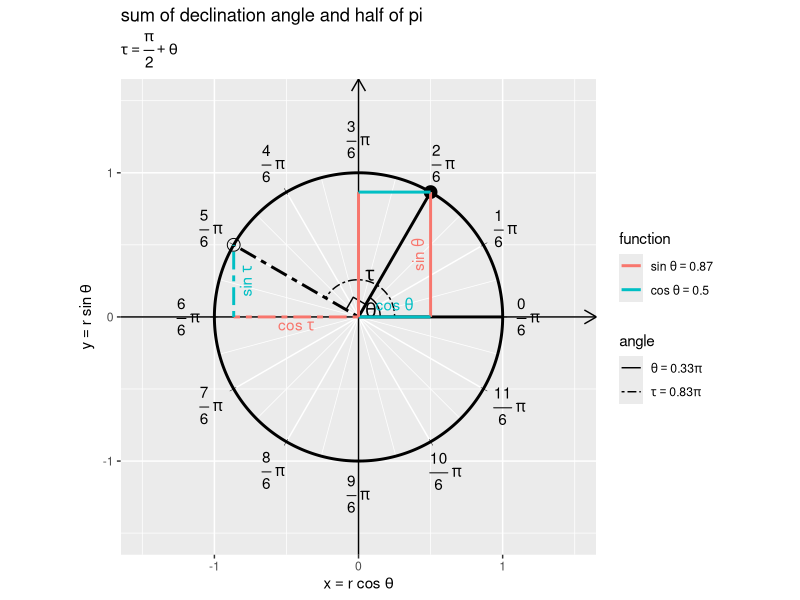

Generate this figure with R: (Note: this script raises an error after producing the figure.)

# π/2 + θの可視化 ------------------------------------------------------------------

# 利用パッケージ
library(tidyverse)
library(gganimate)
library(patchwork)
library(magick)

# パッケージ名の省略用
library(ggplot2)


# 単位円の描画用 -----------------------------------------------------------------

# 円周の座標を作成
circle_df <- tibble::tibble(
  t = seq(from = 0, to = 2*pi, length.out = 361), # 1周期分のラジアン
  r = 1, # 半径
  x = r * cos(t), 
  y = r * sin(t)
)

# 半円(範囲π)における目盛数(分母の値)を指定
tick_num <- 6

# 角度目盛の座標を作成:(補助目盛有り)
d <- 1.1
rad_tick_df <- tibble::tibble(
  # 座標用
  i     = seq(from = 0, to = 2*tick_num-0.5, by = 0.5), # 目盛番号(分子の値)
  t_deg = i/tick_num * 180, # 度数法の角度
  t_rad = i/tick_num * pi,  # 弧度法の角度(ラジアン)
  r     = 1, # 半径
  x     = r * cos(t_rad), 
  y     = r * sin(t_rad), 
  major_flag = i%%1 == 0, # 主・補助フラグ
  grid       = dplyr::if_else(major_flag, true = "major", false = "minor"), # 目盛カテゴリ
  # ラベル用
  deg_label  = dplyr::if_else(
    major_flag, true = paste0(round(t_deg, digits = 1), "*degree"), false = ""
  ), # 角度ラベル
  rad_label  = dplyr::if_else(
    major_flag, true = paste0("frac(", i, ", ", tick_num, ") ~ pi"), false = ""
  ), # ラジアンラベル
  label_x = d * x, 
  label_y = d * y, 
  a = t_deg + 90, 
  h = 1 - (x * 0.5 + 0.5), 
  v = 1 - (y * 0.5 + 0.5), 
  tick_mark = dplyr::if_else(major_flag, true = "|", false = "") # 目盛指示線用
)


# 単位円と角度の関係 ------------------------------------------------------------

# 点用のラジアンを指定
theta <- 2/6 * pi

# 円周率の半分との和を計算
tau <- 0.5*pi + theta


# 円周上の点の座標を作成
point_df <- tibble::tibble(
  t = c(theta, tau), 
  x = cos(t), 
  y = sin(t), 
  type = c("main", "target") # 角度カテゴリ
)

# 半径線の終点の座標を作成
radius_df <- dplyr::bind_rows(
  # 始線
  tibble::tibble(
    x = 1, 
    y = 0, 
    type = "main"
  ), 
  # 動径
  point_df |> 
    dplyr::select(x, y, type)
)


# 角マークの座標を作成
ds <- 0.005
angle_mark_df <- tibble::tibble(
  t    = c(theta, tau), 
  type = c("main", "target"), # 角度カテゴリ
  d    = c(0.15, 0.25) # マークサイズを指定
) |> 
  dplyr::reframe(
    u = seq(from = 0, to = t, length.out = 600), .by = dplyr::everything()
  ) |> # 円弧用のラジアンを作成
  dplyr::mutate(
    x = (d + ds*u) * cos(u), 
    y = (d + ds*u) * sin(u)
  )

# 角ラベルの座標を作成
angle_label_df <- tibble::tibble(
  d = c(0.1, 0.3), # ラベル位置を指定
  u = 0.5 * c(theta, tau), 
  x = d * cos(u), 
  y = d * sin(u), 
  angle_label = c("theta", "tau")
)

# 直角マークの座標を作成
d <- 0.1
rightangle_mark_df <- tibble::tibble(
  u = c(theta, 0.25*pi+theta, tau), 
  x = c(d, sqrt(2)*d, d) * cos(u), 
  y = c(d, sqrt(2)*d, d) * sin(u)
)


# 関数の描画順を指定
fnc_level_vec <- c("sin", "cos")

# 関数線分の座標を作成
fnc_seg_df <- tibble::tibble(
  fnc = c(
    "sin", "cos", "sin", "cos", 
    "sin", "cos"
  ) |> 
    factor(levels = fnc_level_vec), # 関数カテゴリ
  type = c(
    "main", "main", "main", "main", 
    "target", "target"
  ), # 角度カテゴリ
  x_from = c(
    cos(theta), 0, 0, 0, 
    0, cos(tau)
  ), 
  y_from = c(
    0, 0, 0, sin(theta), 
    0, 0
  ), 
  x_to = c(
    cos(theta), cos(theta), 0, cos(theta), 
    cos(tau), cos(tau)
  ), 
  y_to = c(
    sin(theta), 0, sin(theta), sin(theta), 
    0, sin(tau)
  )
)

# 関数ラベルの座標を作成
fnc_label_df <- tibble::tibble(
  fnc = c(
    "sin", "cos", 
    "sin", "cos"
  ), 
  x = c(
    cos(theta), 0.5*cos(theta), 
    0.5*cos(tau), cos(tau)
  ), 
  y = c(
    0.5*sin(theta), 0, 
    0, 0.5*sin(tau)
  ), 
  fnc_label = c(
    "sin~theta", "cos~theta", 
    "cos~tau", "sin~tau"
  ), 
  a = c(
    90, 0, 
    0, 90
  ), 
  h = 0.5, 
  v = c(
    -0.5, -0.5, 
    1.5, 1.5
  )
)

# グラフサイズを設定
axis_size <- 1.5

# ラベル用の文字列を作成
def_label <- "tau == frac(pi, 2) + theta"
angle_label_vec <- paste(
  c("theta", "-theta", "tau"), 
  c(theta/pi, -theta/pi, tau/pi) |> 
    round(digits = 2), 
  sep = " == "
) |> 
  paste("* pi")
fnc_label_vec <- paste(
  c("sin~theta", "cos~theta"), 
  c(sin(theta), cos(theta)) |> 
    round(digits = 2), 
  sep = " == "
)

# 単位円における偏角と関数線分を作図
ggplot() + 
  geom_segment(data = rad_tick_df, 
               mapping = aes(x = 0, y = 0, xend = x, yend = y, linewidth = grid), 
               color = "white", show.legend = FALSE) + # θ軸目盛線
  geom_text(data = rad_tick_df, 
            mapping = aes(x = x, y = y, angle = a, label = tick_mark), 
            size = 2) + # θ軸目盛指示線
  geom_text(data = rad_tick_df, 
            mapping = aes(x = label_x, y = label_y, label = rad_label, hjust = h, vjust = v), 
            parse = TRUE) + # θ軸目盛ラベル
  geom_segment(mapping = aes(x = c(-Inf, 0), y = c(0, -Inf), 
                             xend = c(Inf, 0), yend = c(0, Inf)), 
               arrow = arrow(length = unit(10, units = "pt"), ends = "last")) + # x・y軸線
  geom_path(data = circle_df, 
            mapping = aes(x = x, y = y), 
            linewidth = 1) + # 円周
  geom_segment(data = radius_df, 
               mapping = aes(x = 0, y = 0, xend = x, yend = y, linetype = type), 
               linewidth = 1, show.legend = FALSE) + # 半径線
  geom_path(data = rightangle_mark_df, 
            mapping = aes(x = x, y = y)) + # 直角マーク
  geom_path(data = angle_mark_df, 
            mapping = aes(x = x, y = y, linetype = type), 
            show.legend = FALSE) + # 角マーク
  geom_text(data = angle_label_df, 
            mapping = aes(x = x, y = y, label = angle_label), 
            size = 5, parse = TRUE) + # 角ラベル
  geom_point(data = point_df, 
             mapping = aes(x = x, y = y, shape = type), 
             size = 4, show.legend = FALSE) + # 円周上の点
  geom_segment(data = fnc_seg_df, 
               mapping = aes(x = x_from, y = y_from, xend = x_to, yend = y_to, 
                             color = fnc, linetype = type), 
               linewidth = 1) + # 関数線分
  geom_text(data = fnc_label_df, 
            mapping = aes(x = x, y = y, label = fnc_label, color = fnc, 
                          hjust = h, vjust = v, angle = a), 
            parse = TRUE, show.legend = FALSE) + # 関数ラベル
  scale_color_hue(labels = parse(text = fnc_label_vec), name = "function") + # 凡例表示用
  scale_shape_manual(breaks = c("main", "sub", "target"), 
                     values = c("circle", "circle open", "circle open")) + # 補助点用
  scale_linetype_manual(breaks = c("main", "sub", "target"), 
                        values = c("solid", "dashed", "twodash"), 
                        labels = parse(text = angle_label_vec), 
                        name = "angle") + # 補助線用, 凡例表示用
  scale_linewidth_manual(breaks = c("major", "minor"), 
                         values = c(0.5, 0.25)) + # 主・補助目盛線用
  guides(linetype = guide_legend(override.aes = list(linewidth = 0.5))) + 
  theme(legend.text.align = 0) + 
  coord_fixed(ratio = 1, 
              xlim = c(-axis_size, axis_size), 
              ylim = c(-axis_size, axis_size)) + 
  labs(title = "sum of declination angle and half of pi", 
       subtitle = parse(text = def_label), 
       x = expression(x == r ~ cos~theta), 
       y = expression(y == r ~ sin~theta))


# 単位円と角度の関係 ------------------------------------------------------------

# フレーム数を指定
frame_num <- 300

# 点用のラジアンの範囲を指定
theta_vals <- seq(from = -2*pi, to = 2*pi, length.out = frame_num+1)[1:frame_num]

# 円周率の半分との和を計算
tau_vals <- 0.5*pi + theta_vals


# 円周上の点の座標を作成
anim_point_df <- tidyr::expand_grid(
  type    = c("main", "target"), # 角度カテゴリ
  frame_i = 1:frame_num # フレーム番号
) |> # フレームごとに複製
  dplyr::bind_cols(
    t = c(theta_vals, tau_vals)
  ) |> 
  dplyr::mutate(
    x = cos(t), 
    y = sin(t)
  )

# 半径線の終点の座標を作成
anim_radius_df <- dplyr::bind_rows(
  # 始線
  tibble::tibble(
    frame_i = 1:frame_num, 
    x = 1, 
    y = 0, 
    type = "main"
  ), 
  # 動径
  anim_point_df |> 
    dplyr::select(frame_i, x, y, type)
)


# 角マークの座標を作成
ds <- 0.005
anim_angle_mark_df <- tidyr::expand_grid(
  tibble::tibble(
    type = c("main", "target"), 
    d    = c(0.15, 0.25) # マークサイズを指定
  ), 
  frame_i = 1:frame_num
) |> # フレームごとに複製
  dplyr::bind_cols(
    t = c(theta_vals, tau_vals)
  ) |> 
  dplyr::reframe(
    u = seq(from = 0, to = t, length.out = 600), .by = dplyr::everything()
  ) |> # フレームごとにラジアンを作成
  dplyr::mutate(
    x = (d + ds*u) * cos(u), 
    y = (d + ds*u) * sin(u)
  )

# 角ラベルの座標を作成
anim_angle_label_df <- tidyr::expand_grid(
  tibble::tibble(
    angle_label = c("theta", "tau"), 
    d           = c(0.1, 0.3) # ラベル位置を指定
  ), 
  frame_i = 1:frame_num
) |> # フレームごとに複製
  dplyr::bind_cols(
    u = 0.5 * c(theta_vals, tau_vals)
  ) |> 
  dplyr::mutate(
    x = d * cos(u), 
    y = d * sin(u)
  )

# 直角マークの座標を作成
d <- 0.1
anim_rightangle_mark_df <- tidyr::expand_grid(
  d       = c(d, sqrt(2)*d, d), 
  frame_i = 1:frame_num
) |> # フレームごとに複製
  dplyr::bind_cols(
    u = c(theta_vals, 0.25*pi+theta_vals, tau_vals)
  ) |> 
  dplyr::mutate(
    x = d * cos(u), 
    y = d * sin(u)
  ) |> 
  dplyr::arrange(frame_i) # 確認用


# 関数の描画順を指定
fnc_level_vec <- c("sin", "cos")

# 関数線分の座標を作成
line_num <- 6
anim_fnc_seg_df <- tibble::tibble(
  frame_i = 1:frame_num |> 
    rep(times = line_num), 
  fnc = c(
    "sin", "cos", "sin", "cos", 
    "sin", "cos"
  ) |> 
    rep(each = frame_num) |> 
    factor(levels = fnc_level_vec), # 関数カテゴリ
  type = c(
    "main", "main", "main", "main", 
    "target", "target"
  ) |> 
    rep(each = frame_num), # 角度カテゴリ
  x_from = c(
    cos(theta_vals), rep(0, times = frame_num), rep(0, times = frame_num), rep(0, times = frame_num), 
    rep(0, times = frame_num), cos(tau_vals)
  ), 
  y_from = c(
    rep(0, times = frame_num), rep(0, times = frame_num), rep(0, times = frame_num), sin(theta_vals), 
    rep(0, times = frame_num), rep(0, times = frame_num)
  ), 
  x_to = c(
    cos(theta_vals), cos(theta_vals), rep(0, times = frame_num), cos(theta_vals), 
    cos(tau_vals), cos(tau_vals)
  ), 
  y_to = c(
    sin(theta_vals), rep(0, times = frame_num), sin(theta_vals), sin(theta_vals), 
    rep(0, times = frame_num), sin(tau_vals)
  ), 
  label_flag = c(
    TRUE, TRUE, FALSE, FALSE, 
    TRUE, TRUE
  ) |> 
    rep(each = frame_num) # 関数ラベル用
)

# ラベル設定を指定
setting_df <- tibble::tibble(
  fnc = c(
    "sin", "cos", 
    "sin", "cos"
  ), 
  type = c(
    "main", "main", 
    "target", "target"
  ), 
  fnc_label = c(
    "sin~theta", "cos~theta", 
    "cos~tau", "sin~tau"
  ), 
  a = c(
    90, 0, 
    0, 90
  ), 
  h = 0.5, 
  v = c(
    -0.5, -0.5, 
    1.5, 1.5
  )
)

# 関数ラベルの座標を作成
anim_fnc_label_df <- anim_fnc_seg_df |> 
  dplyr::filter(label_flag) |> # ラベル付け線分を抽出
  dplyr::summarise(
    x = median(c(x_from, x_to)), 
    y = median(c(y_from, y_to)), .by = c(frame_i, fnc, type)
  ) |> # 中点に配置
  dplyr::left_join(setting_df, by = c("fnc", "type")) # ラベル設定を追加


# グラフサイズを設定
axis_size <- 1.5

# ラベル用の文字列を作成
anim_label_df <- tibble::tibble(
  frame_i = 1:frame_num, 
  var_label = paste0(
    "list(", 
    "theta == ", round(theta_vals/pi, digits = 2), " * pi, ", 
    "tau == ", round(tau_vals/pi, digits = 2), " * pi", 
    ")"
  )
)
angle_label_vec <- c("theta", "-theta", "tau == frac(pi, 2) + theta")
fnc_label_vec   <- c(sin = "sine", cos = "cosine")

# 単位円における偏角と関数線分を作図
anim <- ggplot() + 
  geom_segment(data = rad_tick_df, 
               mapping = aes(x = 0, y = 0, xend = x, yend = y, linewidth = grid), 
               color = "white", show.legend = FALSE) + # θ軸目盛線
  geom_text(data = rad_tick_df, 
            mapping = aes(x = x, y = y, angle = a, label = tick_mark), 
            size = 2) + # θ軸目盛指示線
  geom_text(data = rad_tick_df, 
            mapping = aes(x = label_x, y = label_y, label = rad_label, hjust = h, vjust = v), 
            parse = TRUE) + # θ軸目盛ラベル
  geom_segment(mapping = aes(x = c(-Inf, 0), y = c(0, -Inf), 
                             xend = c(Inf, 0), yend = c(0, Inf)), 
               arrow = arrow(length = unit(10, units = "pt"), ends = "last")) + # x・y軸線
  geom_path(data = circle_df, 
            mapping = aes(x = x, y = y), 
            linewidth = 1) + # 円周
  geom_segment(data = anim_radius_df, 
               mapping = aes(x = 0, y = 0, xend = x, yend = y, linetype = type), 
               linewidth = 1, show.legend = FALSE) + # 半径線
  geom_path(data = anim_rightangle_mark_df, 
            mapping = aes(x = x, y = y)) + # 直角マーク
  geom_path(data = anim_angle_mark_df, 
            mapping = aes(x = x, y = y, linetype = type), 
            show.legend = FALSE) + # 角マーク
  geom_text(data = anim_angle_label_df, 
            mapping = aes(x = x, y = y, label = angle_label), 
            size = 5, parse = TRUE) + # 角ラベル
  geom_point(data = anim_point_df, 
             mapping = aes(x = x, y = y, shape = type), 
             size = 4, show.legend = FALSE) + # 円周上の点
  geom_segment(data = anim_fnc_seg_df, 
               mapping = aes(x = x_from, y = y_from, xend = x_to, yend = y_to, 
                             color = fnc, linetype = type), 
               linewidth = 1) + # 関数線分
  geom_text(data = anim_fnc_label_df, 
            mapping = aes(x = x, y = y, label = fnc_label, color = fnc, 
                          hjust = h, vjust = v, angle = a), 
            parse = TRUE, show.legend = FALSE) + # 関数ラベル
  geom_text(data = anim_label_df, 
            mapping = aes(x = -Inf, y = Inf, label = var_label), 
            parse = TRUE, hjust = 0, vjust = -0.5) + # 変数ラベル:(subtitleの代用)
  gganimate::transition_manual(frames = frame_i) + # フレーム切替
  scale_color_hue(labels = parse(text = fnc_label_vec), name = "function") + # 凡例表示用
  scale_shape_manual(breaks = c("main", "sub", "target"), 
                     values = c("circle", "circle open", "circle open")) + # 補助点用
  scale_linetype_manual(breaks = c("main", "sub", "target"), 
                        values = c("solid", "dashed", "twodash"), 
                        labels = parse(text = angle_label_vec), 
                        name = "angle") + # 補助線用, 凡例表示用
  scale_linewidth_manual(breaks = c("major", "minor"), 
                         values = c(0.5, 0.25)) + # 主・補助目盛線用
  guides(linetype = guide_legend(override.aes = list(linewidth = 0.5))) + 
  theme(legend.text.align = 0) + 
  coord_fixed(ratio = 1, clip = "off", 
              xlim = c(-axis_size, axis_size), 
              ylim = c(-axis_size, axis_size)) + 
  labs(title = "sum of declination angle and half of pi", 
       subtitle = "", # (ラベル表示用の空行)
       x = expression(x == r ~ cos~theta), 
       y = expression(y == r ~ sin~theta))

# 動画を作成
gganimate::animate(
  plot = anim, nframes = frame_num, fps = 15, width = 8, height = 8, units = "in", res = 250, 
  renderer = gganimate::av_renderer(file = "circle/figure/angle/sum_halfpi_circle.mp4")
)
